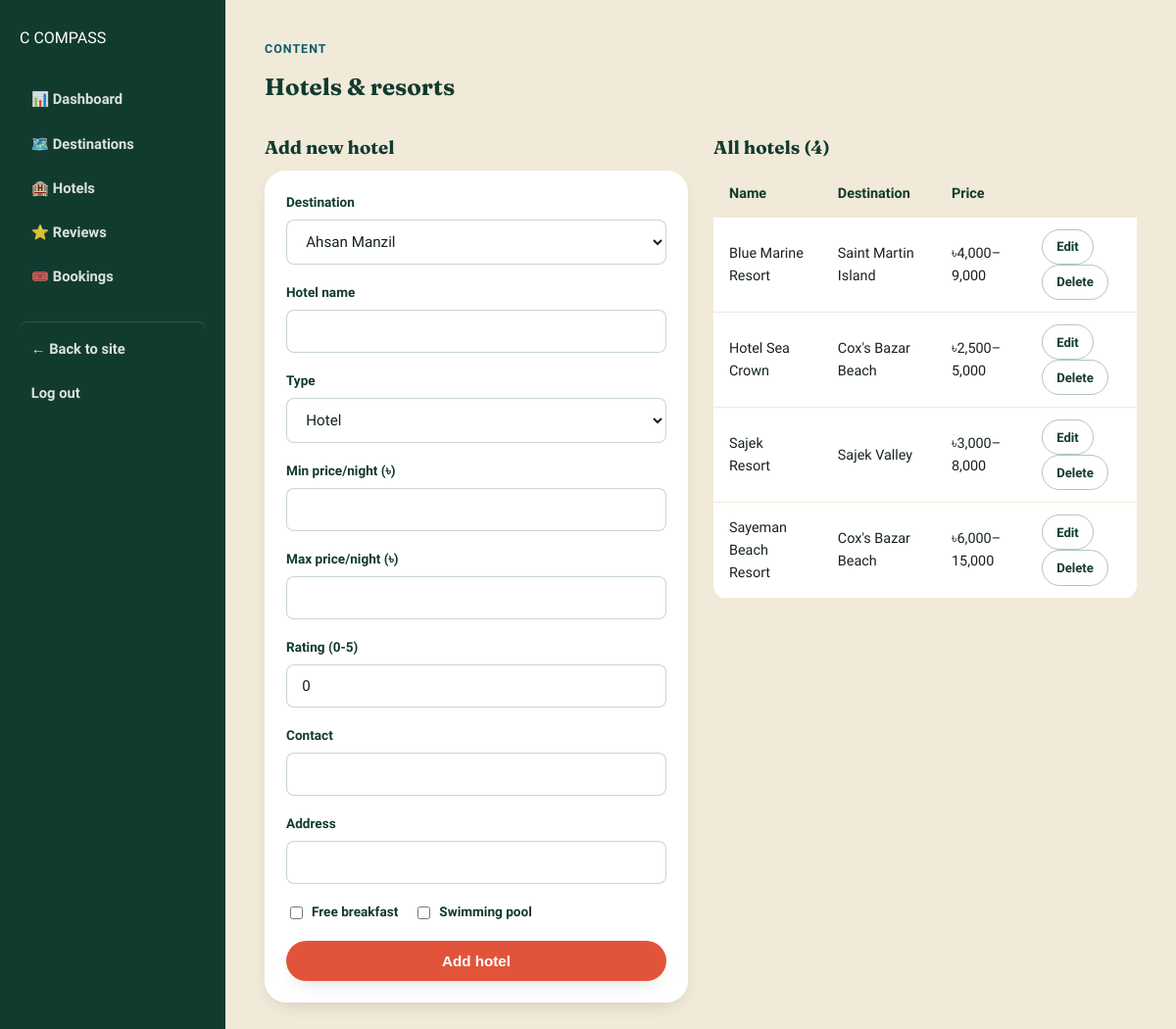
Screenshot of /admin/hotels.php (signed in) with the database file from the repository.
### tables this page shows
CREATE TABLE `hotels` (
  `hotel_id` int(11) NOT NULL AUTO_INCREMENT,
  `destination_id` int(11) NOT NULL,
  `hotel_name` varchar(100) NOT NULL,
  `hotel_type` enum('Hotel','Resort','Guest House') DEFAULT 'Hotel',
  `price_range_min` decimal(8,2) DEFAULT NULL,
  `price_range_max` decimal(8,2) DEFAULT NULL,
  `rating` decimal(2,1) DEFAULT 0.0,
  `contact_no` varchar(30) DEFAULT NULL,
  `address` varchar(200) DEFAULT NULL,
  `free_breakfast` tinyint(1) DEFAULT 0,
  `swimming_pool` tinyint(1) DEFAULT 0,
  `distance_from_center_km` decimal(5,2) DEFAULT 0.00,
  PRIMARY KEY (`hotel_id`),
  KEY `idx_hotels_destination` (`destination_id`)
);

CREATE TABLE `destinations` (
  `destination_id` int(11) NOT NULL AUTO_INCREMENT,
  `name` varchar(100) NOT NULL,
  `category_id` int(11) NOT NULL,
  `district_id` int(11) NOT NULL,
  `description` text DEFAULT NULL,
  `best_time_to_visit` varchar(150) DEFAULT NULL,
  `entry_fee` decimal(8,2) DEFAULT 0.00,
  `opening_hours` varchar(100) DEFAULT NULL,
  `latitude` decimal(10,7) DEFAULT NULL,
  `longitude` decimal(10,7) DEFAULT NULL,
  `map_link` varchar(255) DEFAULT NULL,
  `safety_tips` text DEFAULT NULL,
  `is_outdoor` tinyint(1) DEFAULT 1,
  `created_at` timestamp NOT NULL DEFAULT current_timestamp(),
  PRIMARY KEY (`destination_id`),
  KEY `idx_destinations_category` (`category_id`),
  KEY `idx_destinations_district` (`district_id`)
);

### admin/hotels.php (the view, shortened to what this page needs)
<?php
require_once __DIR__ . '/../config/db.php';
$destinationsList = $pdo->query("SELECT destination_id, name FROM destinations ORDER BY name")->fetchAll();
$editRow = null;
$hotels = $pdo->query(
    "SELECT h.*, d.name AS destination_name FROM hotels h JOIN destinations d ON d.destination_id = h.destination_id ORDER BY h.hotel_name"
)->fetchAll();
include __DIR__ . '/includes/header.php';
?>
<div class="admin-topbar">
  <div><span class="eyebrow">Content</span><h2 style="margin:0;">Hotels &amp; resorts</h2></div>
</div>
<div class="two-col" style="align-items:start;">
  <div>
    <h3><?= $editRow ? 'Edit hotel' : 'Add new hotel' ?></h3>
    <form method="post" class="weather-form" style="background:#fff; padding:22px; border-radius:var(--radius-lg); box-shadow:var(--shadow-card);">
      <div class="field">
        <label>Destination</label>
        <select name="destination_id" required>
          <?php foreach ($destinationsList as $d): ?>
            <option value="<?= $d['destination_id'] ?>" <?= (($editRow['destination_id'] ?? 0) == $d['destination_id']) ? 'selected' : '' ?>><?= htmlspecialchars($d['name']) ?></option>
          <?php endforeach; ?>
        </select>
      </div>
      <div class="field"><label>Hotel name</label><input type="text" name="hotel_name" value="<?= htmlspecialchars($editRow['hotel_name'] ?? '') ?>" required></div>
      <div class="field">
        <label>Type</label>
        <select name="hotel_type">
          <?php foreach (['Hotel','Resort','Guest House'] as $t): ?>
            <option <?= (($editRow['hotel_type'] ?? '') === $t) ? 'selected' : '' ?>><?= $t ?></option>
          <?php endforeach; ?>
        </select>
      </div>
      <div class="field"><label>Min price/night (৳)</label><input type="number" step="0.01" name="price_range_min" value="<?= htmlspecialchars($editRow['price_range_min'] ?? '') ?>"></div>
      <div class="field"><label>Max price/night (৳)</label><input type="number" step="0.01" name="price_range_max" value="<?= htmlspecialchars($editRow['price_range_max'] ?? '') ?>"></div>
      <div class="field"><label>Rating (0-5)</label><input type="number" step="0.1" min="0" max="5" name="rating" value="<?= htmlspecialchars($editRow['rating'] ?? '0') ?>"></div>
      <div class="field"><label>Contact</label><input type="text" name="contact_no" value="<?= htmlspecialchars($editRow['contact_no'] ?? '') ?>"></div>
      <div class="field"><label>Address</label><input type="text" name="address" value="<?= htmlspecialchars($editRow['address'] ?? '') ?>"></div>
      <div class="field" style="display:flex; gap:16px;">
        <label style="display:flex; align-items:center; gap:6px; margin:0;"><input type="checkbox" name="free_breakfast" style="width:auto;" <?= !empty($editRow['free_breakfast']) ? 'checked' : '' ?>> Free breakfast</label>
        <label style="display:flex; align-items:center; gap:6px; margin:0;"><input type="checkbox" name="swimming_pool" style="width:auto;" <?= !empty($editRow['swimming_pool']) ? 'checked' : '' ?>> Swimming pool</label>
      </div>
      <button type="submit" class="btn btn-primary btn-block"><?= $editRow ? 'Update hotel' : 'Add hotel' ?></button>
    </form>
  </div>
  <div>
    <h3>All hotels (<?= count($hotels) ?>)</h3>
    <table class="data-table">
      <thead><tr><th>Name</th><th>Destination</th><th>Price</th><th></th></tr></thead>
      <tbody>
      <?php foreach ($hotels as $h): ?>
        <tr>
          <td><?= htmlspecialchars($h['hotel_name']) ?></td>
          <td><?= htmlspecialchars($h['destination_name']) ?></td>
          <td>৳<?= number_format($h['price_range_min']) ?>–<?= number_format($h['price_range_max']) ?></td>
          <td>
            <a href="<?= BASE_URL ?>admin/hotels.php?edit=<?= $h['hotel_id'] ?>" class="btn btn-ghost btn-sm">Edit</a>
            <a href="<?= BASE_URL ?>admin/hotels.php?delete=<?= $h['hotel_id'] ?>" class="btn btn-ghost btn-sm" onclick="return confirm('Delete this hotel?')">Delete</a>
          </td>
        </tr>
      <?php endforeach; ?>
      </tbody>
    </table>
  </div>
</div>
<?php include __DIR__ . '/includes/footer.php'; ?>

### css/style.css (style rules this page uses)
:root { --paper: #FAF6EC; --paper-dim: #F1EAD8; --ink: #17231E; --ink-soft: #4B5A52; --forest: #1F5C4A; --forest-dark:#123B2F; --river: #157A8A; --river-dark: #0E5C68; --clay: #B4703A; --clay-dark: #8C5228; --coral: #E2543A; --gold: #E3A33E; --surface: #FFFFFF; --surface-2: #F3F8F1; --surface-3: #FDF1EE; --header-bg: rgba(250,246,236,.92); --line-1: rgba(31,92,74,.12); --line-2: rgba(31,92,74,.25); --line-3: rgba(31,92,74,.35); --line-note: rgba(31,92,74,.3); --heading: var(--forest-dark); --heading-accent: var(--river-dark); --radius-lg: 22px; --radius-md: 14px; --radius-sm: 8px; --shadow-soft: 0 12px 30px -14px rgba(18, 40, 32, .35); --shadow-card: 0 8px 22px -12px rgba(18, 40, 32, .28); --font-display: "Fraunces", Georgia, serif; --font-body: "Hind Siliguri", "Segoe UI", sans-serif; }
* { box-sizing:border-box; }
html { scroll-behavior:smooth; }
body { margin:0; font-family:var(--font-body); background:var(--paper); color:var(--ink); line-height:1.6; }
a { color:inherit; text-decoration:none; }
h1,h2,h3,h4 { font-family:var(--font-display); color:var(--heading); margin:0 0 .4em; }
html { transition:background-color .2s ease; }
body, .cs-header, .cs-nav a, .dest-card, .weather-tool, .filter-chip, .filter-bar select, .filter-bar input, .weather-form select, .weather-form input, .info-note, table.data-table, .user-pill, .advice-box, .btn-ghost { transition:background-color .2s ease, color .2s ease, border-color .2s ease; }
.btn { display:inline-flex; align-items:center; justify-content:center; gap:.5em; padding:.72em 1.5em; border-radius:999px; font-weight:600; font-size:.95rem; border:1px solid transparent; cursor:pointer; transition:transform .15s ease, box-shadow .15s ease; }
.btn-primary { background:var(--coral); color:#fff; box-shadow:var(--shadow-card); }
.btn-ghost { background:transparent; color:var(--heading); border-color:var(--line-3); }
.btn-sm { padding:.5em 1.1em; font-size:.82rem; }
.btn-block { width:100%; }
.eyebrow { display:inline-block; font-weight:700; font-size:.78rem; letter-spacing:.08em; text-transform:uppercase; color:var(--heading-accent); margin-bottom:10px; }
.weather-form label { display:block; font-weight:600; font-size:.85rem; margin-bottom:6px; color:var(--heading); }
.weather-form .field { margin-bottom:18px; }
.weather-form select, .weather-form input { width:100%; padding:.8em 1em; border-radius:var(--radius-sm); border:1px solid var(--line-2); font-family:var(--font-body); font-size:.95rem; background:var(--surface); color:var(--ink); }
.two-col { display:grid; grid-template-columns:1fr 1fr; gap:26px; }
table.data-table { width:100%; border-collapse:collapse; background:var(--surface); border-radius:var(--radius-md); overflow:hidden; }
table.data-table th, table.data-table td { padding:12px 16px; text-align:left; border-bottom:1px solid var(--paper-dim); font-size:.9rem; }
table.data-table th { background:var(--paper-dim); font-weight:700; color:var(--heading); }

### admin/includes/header.php (style rules this page uses)
body { background:var(--paper-dim); }
.admin-topbar { display:flex; justify-content:space-between; align-items:center; margin-bottom:28px; }

### rows the page displays
hotels: hotel_name "Blue Marine Resort", destination.name "Saint Martin Island", price_range_min "4,000", price_range_max "9,000"
hotels: hotel_name "Hotel Sea Crown", destination.name "Cox's Bazar Beach", price_range_min "2,500", price_range_max "5,000"
hotels: hotel_name "Sajek Resort", destination.name "Sajek Valley", price_range_min "3,000", price_range_max "8,000"
hotels: hotel_name "Sayeman Beach Resort", destination.name "Cox's Bazar Beach", price_range_min "6,000", price_range_max "15,000"

### other values shown
count($hotels) "4"
form field destination_id "Ahsan Manzil"
form field hotel_type "Hotel"
